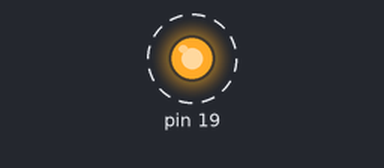
The program below on a simulated Raspberry Pi (header pin numbers). On the bench: output pins drawn as LEDs (lit = HIGH). Dashed ring = blinking.

Above: at 0.5 s.
Timing chart, 0 to 4.6 s (numbered marks = the images above):
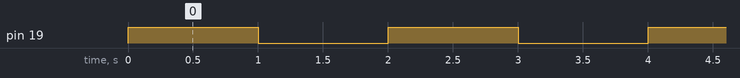

The program:

LED_BoardMode.py
```python
# this only works on Pi4 system

import RPi.GPIO as GPIO  #import GPIO library
import time
GPIO.setwarnings(False)
GPIO.setmode(GPIO.BOARD)  #use hte BOARD mode reference physical numbering
GPIO.setup(19,GPIO.OUT)

try:
    while True:
        GPIO.output(19, 1)  # turn on the LED
        time.sleep(1)
        GPIO.output(19, 0)  # turn off the LED
        time.sleep(1)

except KeyboardInterrupt:
    GPIO.cleanup()
```

Measured:
- by itself, pin 19: alternates HIGH for 1.0 s and LOW for 1.0 s
